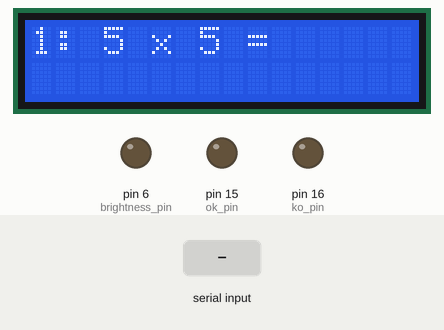
Simulated run of this sketch. Board: Arduino Uno, built with avr-gcc and run on an emulated ATmega328P. On the bench: 16×2 character LCD, output pins drawn as LEDs (lit = HIGH). The test bench sets the inputs (shaded band). Random numbers use the default seed unless the sketch sets one.

Above: at 1.2 s.
1.3 s: "90,45\n" received over Serial
At 1.8 s:
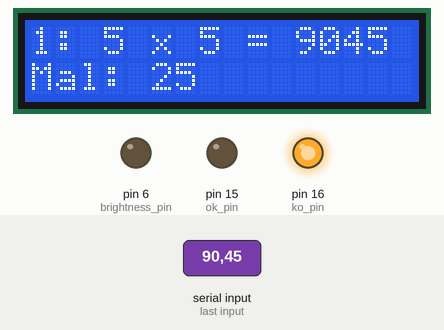
4.3 s: "30,150\n" received over Serial
At 5.3 s:
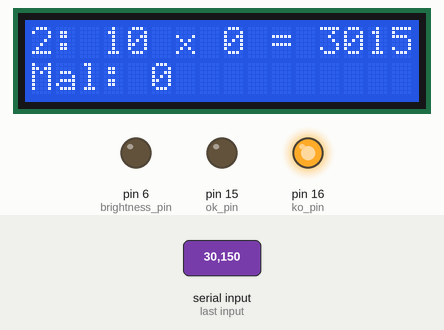
Timing chart, 0 to 7.8 s (numbered marks = the images above; inputs shaded):
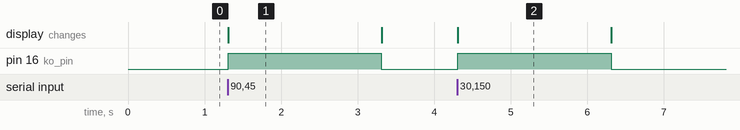

Measured:
- after the input at 1.3 s, pin 16 (ko_pin): LOW → HIGH at once, → LOW 2.0 s later; the display: changes at once (image 1)
- after the input at 4.3 s, pin 16 (ko_pin): LOW → HIGH at once, → LOW 2.0 s later; the display: changes at once (image 2)
- what the display in image 1 shows lasts 2.0 s, from 1.3 s to 3.3 s

The sketch:

multiplicacion.ino
```cpp
#include <LiquidCrystal.h>

int factor1;
int factor2;
int total = 10;
int maxVal = 10;
int aciertos = 0;
int actual = 0;
// PIN control
int brightness_pin = 6;
int ok_pin = 15;
int ko_pin = 16;

// initialize the library with the numbers of the interface pins
LiquidCrystal lcd(7, 8, 9, 10, 11, 12);

void setup() {
  Serial.begin(9600);
  while(!Serial) {
    ;
  }

  digitalWrite(brightness_pin, LOW);
  pinMode(brightness_pin, OUTPUT);
  pinMode(ok_pin, OUTPUT);
  pinMode(ko_pin, OUTPUT);

  // if analog input pin 0 is unconnected, random analog
  // noise will cause the call to randomSeed() to generate
  // different seed numbers each time the sketch runs.
  // randomSeed() will then shuffle the random function.
  randomSeed(analogRead(0));
  // set up the LCD's number of columns and rows:
  lcd.begin(16, 2);
}

void loop() {
  reset();
  if(actual >= total) {
    imprimeResultado();
    waitForInput();
    actual = 0;
    aciertos = 0;
    reset();
  }
  actual++;
  preparaOperacion();
  imprimePregunta();
  int respuesta = leeRespuesta();
  imprimeRespuesta(respuesta);
  delay(2000);
}

void preparaOperacion() {
  factor1 = (int)random(maxVal + 1);
  factor2 = (int)random(maxVal + 1);
}

int leeRespuesta() {
  int valor = 0;
  String resultado = "";
  while(valor != '\n') {
    valor = Serial.read();
    if(isDigit(valor)) {
      resultado += (char)valor;
    }
  }
  lcd.print(resultado);
  return resultado.toInt();
}

void imprimePregunta() {
  String p = "";
  p.concat(actual);
  p.concat(": ");
  p.concat(factor1);
  p.concat(" x ");
  p.concat(factor2);
  p.concat(" = ");
  lcd.print(p);
}

void imprimeResultado() {
  String aciertosTxt = "Aciertos: ";
  aciertosTxt.concat(aciertos);
  aciertosTxt.concat("/");
  aciertosTxt.concat(total);
  lcd.print(aciertosTxt);
}

void imprimeRespuesta(int actual) {
  int expected = getExpected();
  lcd.setCursor(0, 1);
  if(actual == expected) {
    aciertos++;
    lcd.print("Bien");
    digitalWrite(ok_pin, HIGH);
  } else {
    lcd.print("Mal: ");
    lcd.print(expected);
    digitalWrite(ko_pin, HIGH);
  }
}

int getExpected() {
  return factor1 * factor2;
}

void reset() {
  lcd.clear();
  digitalWrite(ok_pin, LOW);
  digitalWrite(ko_pin, LOW);
  lcd.setCursor(0, 0);
}

void waitForInput() {
  int valor = 0;
  while(valor != '\n') {
    valor = Serial.read();
  }
}
```
